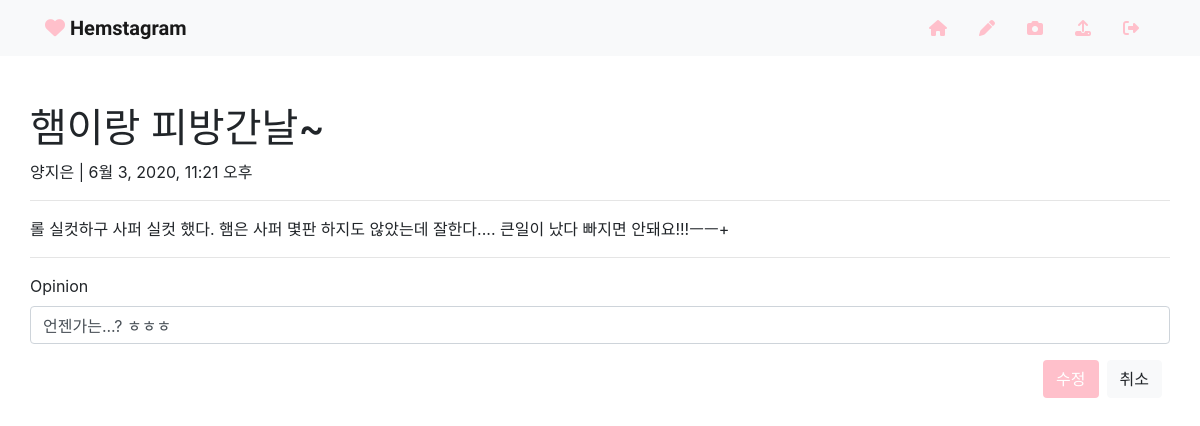
Screenshot of /articles/4/8/comment/update/ (signed in) with the database file from the repository.
### articles/models.py (models this page shows)
class Article(models.Model):
    title = models.CharField(max_length=20)
    content = models.TextField()
    created_at = models.DateTimeField(auto_now_add=True)
    updated_at = models.DateTimeField(auto_now=True)
    author = models.ForeignKey(settings.AUTH_USER_MODEL, on_delete=models.CASCADE, related_name='my_articles')
    like_users = models.ManyToManyField(settings.AUTH_USER_MODEL, related_name='like_articles')

class Comment(models.Model):
    article = models.ForeignKey(Article, on_delete=models.CASCADE, related_name='comments')
    author = models.ForeignKey(settings.AUTH_USER_MODEL, on_delete=models.CASCADE, related_name='my_comments')
    opinion = models.CharField(max_length=100)
    created_at = models.DateTimeField(auto_now_add=True)
    updated_at = models.DateTimeField(auto_now=True)

### articles/views.py (the view)
# urls.py: path('<int:article_pk>/<int:comment_pk>/comment/update/', views.update_comment, name='update_comment'),
@login_required
@require_http_methods(['GET', 'POST'])
def update_comment(request, article_pk, comment_pk):
    article = get_object_or_404(Article, pk=article_pk)
    comment = get_object_or_404(Comment, pk=comment_pk)
    if request.method == 'POST':
        form = CommentForm(request.POST, instance=comment)
        if form.is_valid():
            comment = form.save(commit=False)
            comment.author = request.user
            comment.article = article
            comment.save()
            return redirect('articles:article_detail', article.pk)
    else:
        form = CommentForm(instance=comment)
    context = {
        'form': form,
        'article': article,
    }
    return render(request, 'articles/update_comment.html', context)

### articles/forms.py
class CommentForm(forms.ModelForm):
    class Meta:
        model = Comment
        fields = ('opinion', )
        widgets = {
            'opinion': forms.TextInput(
                attrs={
                    'placeholder': '댓글 달기',
                }
            )
        }

### articles/templates/articles/update_comment.html (shortened to what this page needs)
{% extends 'base.html' %}
{% load bootstrap4 %}
{% load static %}
{% block static %}
<link rel="stylesheet" href="{% static 'css/article_form.css' %}">
{% endblock %}
{% block body %}
    <h1>{{ article.title }}</h1>
    <p>{{ article.author }} | {{ article.created_at }}</p>
    <hr>
    <p>{{ article.content }}</p>
    <hr>
    <form action="" method="POST">
        {% bootstrap_form form layout='inline' %}
        <div class="d-flex justify-content-end">
            <button class="btn btn-grad text-white">수정</button>
            <a class="btn btn-light mx-2" href="{% url 'articles:article_detail' article.pk %}" role="button">취소</a>
        </div>
    </form>
{% endblock %}

### articles/static/css/article_form.css (style rules this page uses)
.btn-grad { background-color: pink; }

### rows the page displays
Article: title "햄이랑 피방간날~", author "양지은", created_at "6월 3, 2020, 11:21 오후", content "롤 실컷하구 사퍼 실컷 했다. 햄은 사퍼 몇판 하지도 않았는데 잘한다.... 큰일이 났다 빠지면 안돼요!!!ㅡㅡ+"
Comment: opinion "언젠가는...? ㅎㅎㅎ"
